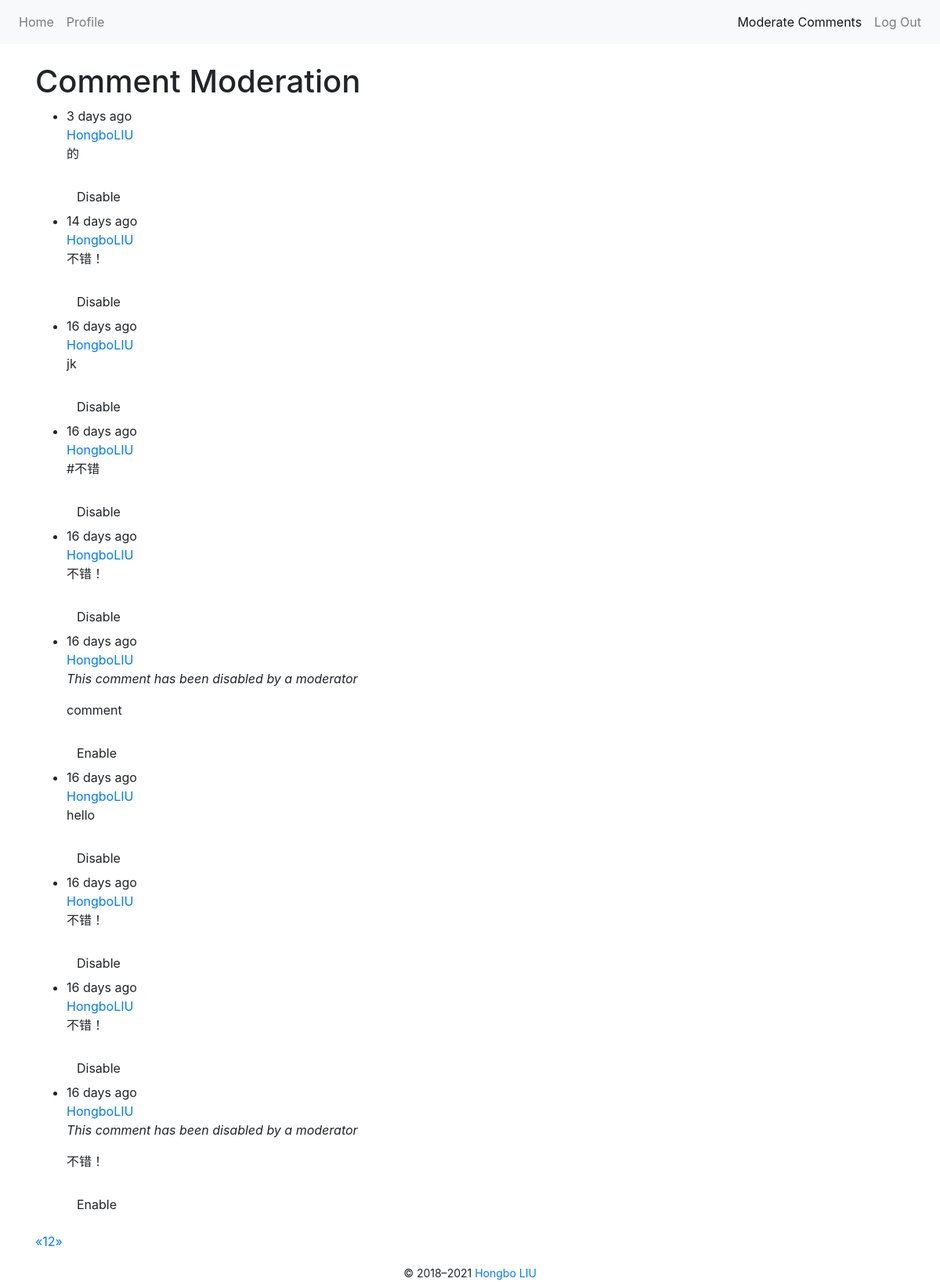
Screenshot of /moderate (signed in) with the database file from the repository.
### app/models.py (models this page shows, shortened)
class User(UserMixin, db.Model):
    __tablename__ = 'users'
    id = db.Column(db.Integer, primary_key=True)
    email = db.Column(db.String(64), unique=True, index=True)
    username = db.Column(db.String(64),  unique=True, index=True)
    password_hash = db.Column(db.String(128))
    role_id = db.Column(db.Integer, db.ForeignKey('roles.id'))
    confirmed = db.Column(db.Boolean, default=False)
    name = db.Column(db.String(64))
    location = db.Column(db.String(64))
    about_me = db.Column(db.Text())
    member_since = db.Column(db.DateTime(), default=datetime.utcnow)
    last_seen = db.Column(db.DateTime(), default=datetime.utcnow)
    posts = db.relationship('Post', backref='author', lazy='dynamic')
    followed = db.relationship('Follow', foreign_keys=[Follow.follower_id],
                               backref=db.backref('follower', lazy='joined'),
                               lazy='dynamic', cascade='all, delete-orphan')
    follower = db.relationship('Follow', foreign_keys=[Follow.followed_id],
                               backref=db.backref('followed', lazy='joined'),
                               lazy='dynamic', cascade='all, delete-orphan')
    comments = db.relationship('Comment', backref='author',lazy='dynamic')
    @property
    def password(self):
        raise AttributeError('Password is not a readable attribute')
    def can(self, perm):
        return self.role is not None and self.role.has_permission(perm)
    def ping(self):
        self.last_seen = datetime.utcnow()
        db.session.add(self)
        db.session.commit()

class Comment(db.Model):
    __tablename__ = 'comments'
    id = db.Column(db.Integer, primary_key=True)
    body = db.Column(db.Text)
    body_html = db.Column(db.Text)
    timestamp = db.Column(db.DateTime, index=True, default=datetime.utcnow)
    disabled = db.Column(db.Boolean)
    author_id = db.Column(db.Integer, db.ForeignKey('users.id'))
    post_id = db.Column(db.Integer, db.ForeignKey('posts.id'))

### app/main/views.py (the view)
@main.route('/moderate')
@login_required
@permission_required(Permission.MODERATE)
def moderate():
    page = request.args.get('page', 1, type=int)
    pagination = Comment.query.order_by(Comment.timestamp.desc()).paginate(
        page, per_page=current_app.config['FLASKY_COMMENTS_PER_PAGE'], error_out=False)
    comments = pagination.items
    return render_template('moderate.html', comments=comments, pagination=pagination, page=page)

### app/auth/views.py (called while the page is built)
@auth.before_app_request
def before_request():
    if current_user.is_authenticated:
        current_user.ping()
        if not current_user.confirmed and request.blueprint != 'auth' and request.endpoint != 'static':
            return redirect(url_for('auth.unconfirmed'))

### app/main/__init__.py (called while the page is built)
@main.app_context_processor
def inject_permissions():
    return dict(Permission=Permission)

### app/models.py (called while the page is built)
@login_manager.user_loader
def load_user(user_id):
    return User.query.get(int(user_id))

    def has_permission(self, perm):
        return self.permissions & perm == perm

### app/templates/moderate.html (shortened to what this page needs)
{% extends "base.html" %}
{% import "_macros.html" as macros %}
{% block page_content %}
<div class="page-header">
  <h1>Comment Moderation</h1>
</div>
{% set moderate = True %}
{% include '_comments.html' %}
{% if pagination %}
<div class="pagination">
  {{ macros.pagination_widget(pagination, '.moderate') }}
</div>
{% endif %}
{% endblock %}

### app/templates/nav.html
    <nav class="navbar navbar-expand-lg navbar-light bg-light mb-4">
        <div class="collapse navbar-collapse" id="navbarSupportedContent">
            <div class="navbar-nav mr-auto">
                {{ render_nav_item('main.index', 'Home') }}
                {{ render_nav_item('main.user', 'Profile', username=current_user.username) }}
            </div>
            <div class="navbar-nav ml-auto">
                {% if current_user.can(Permission.MODERATE) %}
                {{ render_nav_item('main.moderate', 'Moderate Comments') }}
                {% endif %}
                {% if current_user.is_authenticated %}
                {{ render_nav_item('auth.logout', 'Log Out') }}
                {% else %}
                {{ render_nav_item('auth.login', 'Log In') }}
                {% endif %}
            </div>
        </div>
    </nav>

### app/templates/_comments.html
<ul class="comments">
    {% for comment in comments %}
    <li class="comment">
        <div class="comment_content">
            <div class="comment-date">{{ moment(comment.timestamp).fromNow() }}</div>
            <div class="comment-author"><a href="{{ url_for('.user', username=comment.author.username) }}">{{ comment.author.username }}</a></div>
            <div class="comment-body">
                {% if comment.disabled %}
                <p><i>This comment has been disabled by a moderator</i></p>
                {% endif %}
                {% if moderate or not comment.disabled %}
                    {% if comment.body_html %}
                        {{ comment.body_html | safe }}
                    {% else %}
                        {{ comment.body }}
                    {% endif %}
                {% endif %}
            </div>
            {% if moderate %}
                <br>
                {% if comment.disabled %}
                <a class="btn btn-default btn-xs" href="{{ url_for('.moderate_enable', id=comment.id, page=page) }}">Enable</a>
                {% else %}
                <a class="btn btn-default btn-xs" href="{{ url_for('.moderate_disable', id=comment.id, page=page) }}">Disable</a>
                {% endif %}
            {% endif %}
        </div>
    </li>
    {% endfor %}
</ul>

### app/static/styles.css (style rules this page uses)
div.pagination { width: 100%; text-align: right; padding: 0px; margin: 0px; }

### rows the page displays
User: username "Profile"
Comment: timestamp "3 days ago", author.username "HongboLIU", body_html "的"
Comment: timestamp "14 days ago", author.username "HongboLIU", body_html "不错！"
Comment: timestamp "16 days ago", author.username "HongboLIU", body_html "jk"
Comment: timestamp "16 days ago", author.username "HongboLIU", body "#不错"
Comment: timestamp "16 days ago", author.username "HongboLIU", body "不错！"
Comment: timestamp "16 days ago", author.username "HongboLIU", shows "This comment has been disabled by a moderator", body "comment"
Comment: timestamp "16 days ago", author.username "HongboLIU", body "hello"
Comment: timestamp "16 days ago", author.username "HongboLIU", body "不错！"
Comment: timestamp "16 days ago", author.username "HongboLIU", body "不错！"
Comment: timestamp "16 days ago", author.username "HongboLIU", shows "This comment has been disabled by a moderator", body "不错！"

### other values shown
{{ render_nav_item('main.index', 'Home') }} "Home"
{{ render_nav_item('main.moderate', 'Moderate Comments') }} "Moderate Comments"
{{ render_nav_item('auth.logout', 'Log Out') }} "Log Out"
{{ p }} "1"
{{ p }} "2"
